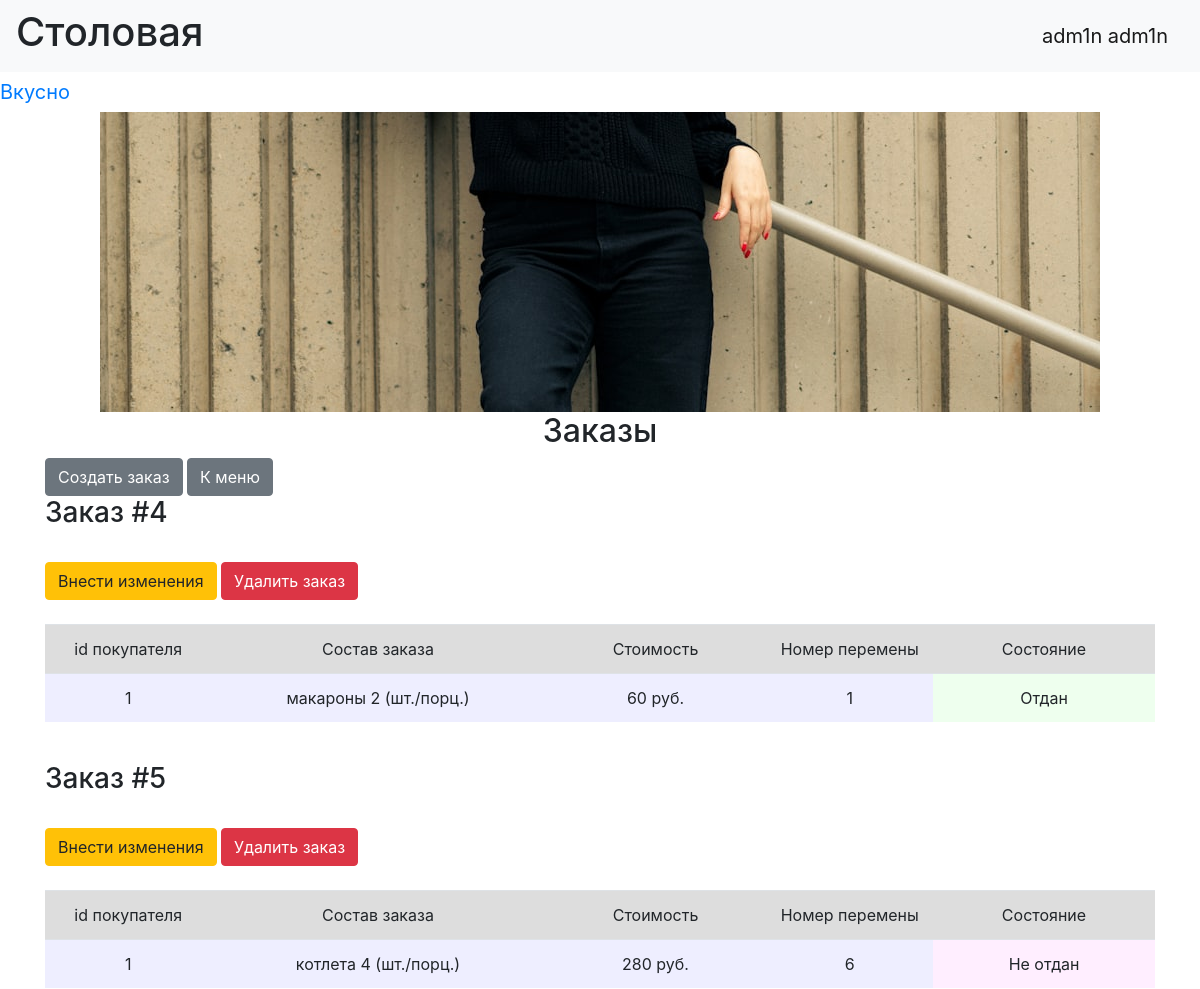
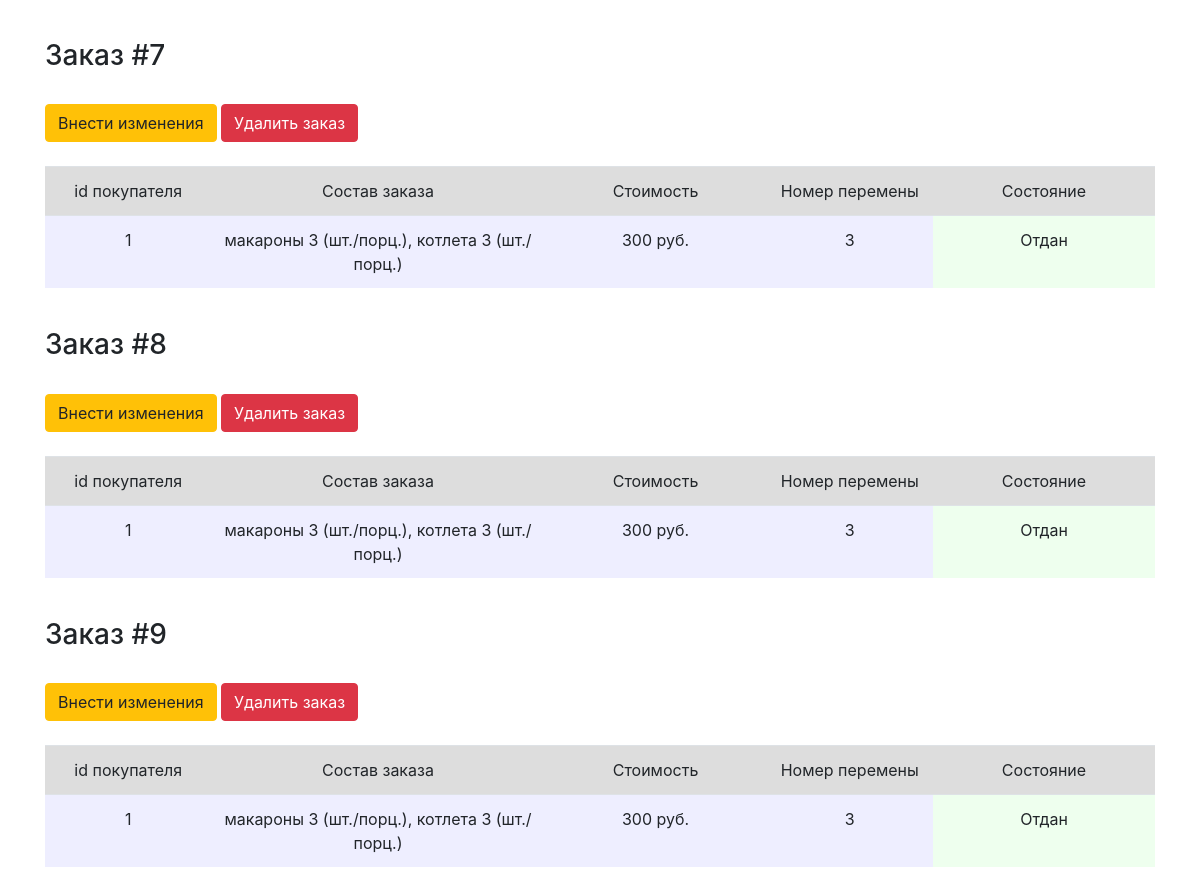
Page /index (signed in) on the committed database (2 pictures, top to bottom).
### data/users.py (models this page shows, shortened)
class User(SqlAlchemyBase, UserMixin, SerializerMixin):
    __tablename__ = 'users'
    id = sqlalchemy.Column(sqlalchemy.Integer, primary_key=True, autoincrement=True)
    name = sqlalchemy.Column(sqlalchemy.String)
    surname = sqlalchemy.Column(sqlalchemy.String)
    grade = sqlalchemy.Column(sqlalchemy.String)
    password = sqlalchemy.Column(sqlalchemy.String)
    admin = sqlalchemy.Column(sqlalchemy.Boolean, nullable=False, default=False)

### data/orders.py (models this page shows)
class PersonalOrder(SqlAlchemyBase, UserMixin, SerializerMixin):
    __tablename__ = 'orders'
    id = sqlalchemy.Column(sqlalchemy.Integer, primary_key=True, autoincrement=True)
    person = sqlalchemy.Column(sqlalchemy.Integer, sqlalchemy.ForeignKey("users.id"))
    meal = sqlalchemy.Column(sqlalchemy.String)
    pause = sqlalchemy.Column(sqlalchemy.Integer)  #номер перемены
    status = sqlalchemy.Column(sqlalchemy.Boolean, default=False)

### main.py (the view)
@application.route("/")
@application.route("/index")
def index():
    db_sess = db_session.create_session()
    data = [order for order in db_sess.query(PersonalOrder).all()]
    orders = []
    for elem in data:
        summ = 0
        meal_count = {}
        for name_count in elem.meal.split(', '):
            meal_count[name_count.split('-')[0]] = int(name_count.split('-')[1])
            summ += prices[name_count.split('-')[0]] * int(name_count.split('-')[1])
        orders.append([elem.id, elem.person, ', \n'.join([f'{x} {y} (шт./порц.)' for x, y in meal_count.items()]),
                       summ, elem.pause, elem.status])
    return render_template("index.html", orders=orders, title='Заказы')

### data/db_session.py (called while the page is built)
def create_session() -> Session:
    global __factory
    return __factory()

### main.py (called while the page is built)
@login_manager.user_loader
def load_user(user_id):
    db_sess = db_session.create_session()
    return db_sess.get(User, user_id)

### templates/index.html (shortened to what this page needs)
{% extends "base.html" %}
{% block content %}
<h2 align="center">{{title}}</h2>
{% if current_user.is_authenticated %}
    <a href="add_order" class="btn btn-secondary">Создать заказ</a>
    <a href="show_menu" class="btn btn-secondary">К меню</a>
    <br>
{% endif %}
{% for order in orders %}
<h3>Заказ #{{ order[0] }}</h3>
<br>{% if current_user.admin %}
<div>
    <a href="/orders/{{ order[0] }}" class="btn btn-warning">Внести изменения</a>
    <a href="/delete_order/{{ order[0] }}" class="btn btn-danger">Удалить заказ</a>
</div>
<br>
{% endif %}
<div class="table_container">
    <table class="table">
        <tr class="my_row">
            <td class="title" width="150px" bgcolor="#dddddd" align="center">id покупателя</td>
            <td class="title" width="300px" bgcolor="#dddddd" align="center">Состав заказа</td>
            <td class="title" width="200px" bgcolor="#dddddd" align="center">Стоимость</td>
            <td class="title" width="150px" bgcolor="#dddddd" align="center">Номер перемены</td>
            <td class="title" width="200px" bgcolor="#dddddd" align="center">Состояние</td>
        </tr>
        <tr class="my_row">
            <td class="ordinary" bgcolor="#eeeeff" align="center">{{ order[1] }}</td>
            <td class="ordinary" bgcolor="#eeeeff" align="center">{{ order[2] }}</td>
            <td class="ordinary" bgcolor="#eeeeff" align="center">{{ order[3] }} руб.</td>
            <td class="ordinary" bgcolor="#eeeeff" align="center">{{ order[4] }}</td>
            {% if order[5] %}
            <td class="ordinary" bgcolor="#eeffee" align="center">Отдан</td>
            {% else %}
            <td class="ordinary" bgcolor="#ffeeff" align="center">Не отдан</td>
            {% endif %}
        </tr>
    </table>
</div>
<br>
{% endfor %}
{% endblock %}

### templates/base.html (shortened to what this page needs)
<!DOCTYPE html>
<html lang="en">
<head>
    <link rel="stylesheet" href="https://stackpath.bootstrapcdn.com/bootstrap/4.4.1/css/bootstrap.min.css"
>
    <link rel="stylesheet" href="../static/css/style.css">
</head>
  <body>
    <header>
      <nav class="navbar navbar-light bg-light">
          <h1>Столовая</h1>
          {% if current_user.is_authenticated %}
            <a class="navbar-brand" href="/logout">{{ current_user.name }} {{ current_user.surname }}</a>
          {% else %}
            <a class="btn btn-primary " href="/register_user">Зарегистрировать ученика</a>
            <a class="btn btn-primary " href="/register_admin">Зарегистрировать админа</a>
            <a class="btn btn-success" href="/login">Войти</a>
          {% endif %}
      </nav>
        <a class="navbar-brand" href="#">Вкусно</a>
    </header>
    <center>
        <img src="../static/img/photo.jpg">
    </center>
    <main role="main" class="container">
        <link rel="stylesheet" href="../static/img/photo.jpg">
        {% block content %}{% endblock %}
    </main>
  </body>
</html>

### rows in the picture
User: name "adm1n", surname "adm1n"
PersonalOrder: id "4", order "1", order "макароны 2 (шт./порц.)", order "60", shows "Отдан"
PersonalOrder: id "5", person "1", order "котлета 4 (шт./порц.)", order "280", pause "6", shows "Не отдан"
PersonalOrder: id "7", order "1", order "макароны 3 (шт./порц.), котлета 3 (шт./порц.)", order "300", pause "3", shows "Отдан"
PersonalOrder: id "8", order "1", order "макароны 3 (шт./порц.), котлета 3 (шт./порц.)", order "300", pause "3", shows "Отдан"
PersonalOrder: id "9", order "1", order "макароны 3 (шт./порц.), котлета 3 (шт./порц.)", order "300", pause "3", shows "Отдан"

### other values in the picture
{{ title }} "Заказы"
